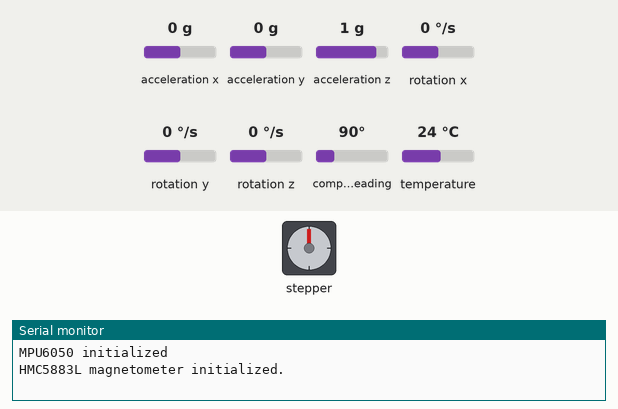
Simulated run of this sketch. Board: Arduino Uno, built with avr-gcc and run on an emulated ATmega328P. Shown: stepper motor, the last lines printed to the serial monitor. Wiring (inferred from the names in the program): MPU-6050 motion sensor at I2C address 0x68. Inputs (shaded band) come from the test bench; at power-on: compass heading 90°, acceleration x 0 g, acceleration y 0 g, acceleration z 1 g, rotation x 0 °/s, rotation y 0 °/s, rotation z 0 °/s, temperature 24 °C. Stepper angles assume 456 steps per turn.

Above: at 0.1 s.
At 8.2 s:
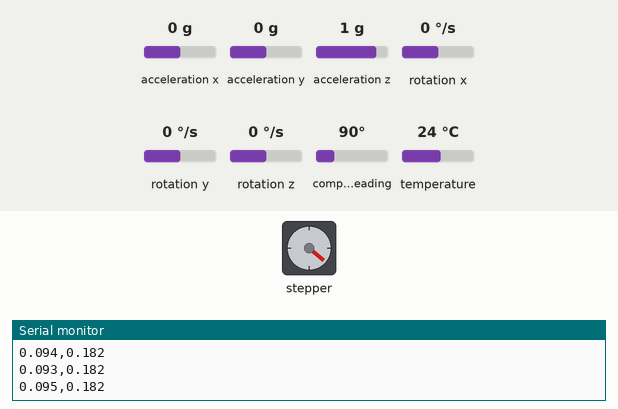
8.3 s: compass heading set to 269°
At 8.45 s:
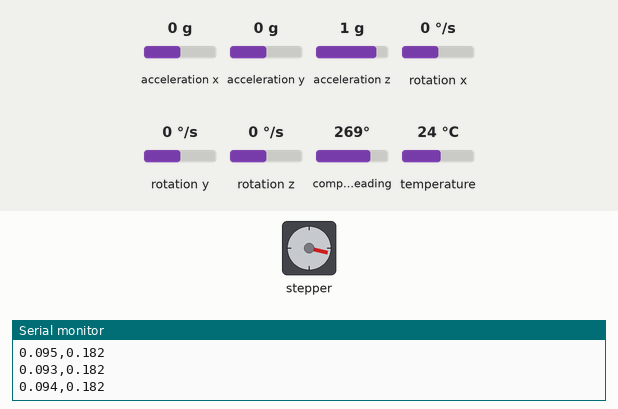
Timing chart, 0 to 25.0 s (numbered marks = the images above; inputs shaded):
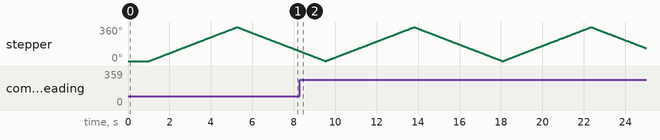

The sketch:

arduino_and_ml_model.ino
```cpp
#include <Wire.h>
#include <Adafruit_MPU6050.h>
#include <Adafruit_Sensor.h>
#include <Adafruit_HMC5883_U.h>
#include <Stepper.h>
#include "nn_weights.h"

// --- MPU6050 Setup ---
Adafruit_MPU6050 mpu;

// --- Magnetometer Setup ---
Adafruit_HMC5883_Unified mag = Adafruit_HMC5883_Unified(12345);

// --- Stepper Setup ---
const int steps_per_revolution = 456;
const float angle_per_step = 360.0 / 2046;  // your gear ratio
const float start_angle = 40.0;
Stepper my_stepper(steps_per_revolution, 8, 10, 9, 11);

unsigned long startTime;
int stepCount = 0;
int steps = 1;

int rpm = 25;
int delay_between_steps;

float prevYaw = 138;
float alpha = 0.985;
unsigned long prevTime = 0;

// --- ML Sliding Window ---
float yawWindow[INPUT_SIZE] = {0};
int yawIndex = 0;
bool windowFull = false;
unsigned long actualStart;

// --- NN Helpers ---
float sigmoid(float x) {
  return 1.0 / (1.0 + exp(-x));
}

float predictDuration(float input[]) {
  float hidden[HIDDEN_SIZE];

  // hidden layer
  for (int i = 0; i < HIDDEN_SIZE; i++) {
    float sum = 0;
    for (int j = 0; j < INPUT_SIZE; j++) {
      sum += W1[i][j] * input[j];
    }
    sum += b1[i];
    hidden[i] = sigmoid(sum);
  }

  // output layer
  float output = 0;
  for (int j = 0; j < HIDDEN_SIZE; j++) {
    output += W2[0][j] * hidden[j];
  }
  output += b2[0];

  return output; // assuming in seconds
}

void setup() {
  Serial.begin(115200);
  while (!Serial);

  Wire.begin();
  Wire.setClock(100000);

  Wire.beginTransmission(0x68);
  Wire.write(0x6B);
  Wire.write(0x00);
  Wire.endTransmission(true);

  if (!mpu.begin(0x68)) {
    Serial.println("MPU6050 init failed");
  } else {
    Serial.println("MPU6050 initialized");
  }

  mpu.setAccelerometerRange(MPU6050_RANGE_2_G);
  mpu.setGyroRange(MPU6050_RANGE_250_DEG);
  mpu.setFilterBandwidth(MPU6050_BAND_21_HZ);

  if (!mag.begin()) {
    Serial.println("HMC5883L magnetometer init failed. Check wiring.");
  } else {
    Serial.println("HMC5883L magnetometer initialized.");
  }

  delay(1000);
  delay_between_steps = 60000 / (rpm * steps_per_revolution);

  // Print header
  Serial.println("Time(ms),Step,Angle,ax,ay,az,gx,gy,gz,magX,magY,magZ,Yaw,Predicted(s)");

  startTime = millis();
  prevTime = startTime;
  actualStart = startTime;
}

void loop() {
  // --- Stepper control ---
  if (stepCount >= steps_per_revolution) steps = -1;
  if (stepCount <= 0) steps = 1;
  my_stepper.step(steps);
  stepCount += steps;

  float currentAngle = start_angle - stepCount * angle_per_step;

  // --- Read sensor data ---
  sensors_event_t a, g, t;
  mpu.getEvent(&a, &g, &t);

  float ax = a.acceleration.x;
  float ay = a.acceleration.y;
  float az = a.acceleration.z;
  float gx = g.gyro.x;
  float gy = g.gyro.y;
  float gz = g.gyro.z;

  sensors_event_t mag_event;
  float mx = 0, my = 0, mz = 0;
  if (mag.getEvent(&mag_event)) {
    mx = mag_event.magnetic.x;
    my = mag_event.magnetic.y;
    mz = mag_event.magnetic.z;
  }

  // --- Time and delta time ---
  unsigned long now = millis();
  float dt = (now - prevTime) / 1000.0;
  if (dt <= 0 || dt > 1.0) dt = 0.01; // safety
  prevTime = now;

  // --- Complementary filter for Yaw ---
  float yaw_mag = atan2(my, mx) * (180.0 / PI);
  if (yaw_mag < 0) yaw_mag += 360;
  float gz_deg = gz * (180.0 / PI);
  float yaw_gyro = prevYaw + gz_deg * dt;
  float yaw = alpha * yaw_gyro + (1 - alpha) * yaw_mag;
  prevYaw = yaw;
  yaw -= 125.0; // correction

  // --- Update yaw window for ML ---
  yawWindow[yawIndex] = yaw;
  yawIndex++;
  if (yawIndex == INPUT_SIZE) {
    yawIndex = 0;
    windowFull = true;
  }

  // --- Print all data ---
  // Serial.print(now - startTime); Serial.print(",");
  // Serial.print(stepCount); Serial.print(",");
  // Serial.print(currentAngle, 6); Serial.print(",");
  // Serial.print(ax, 6); Serial.print(",");
  // Serial.print(ay, 6); Serial.print(",");
  // Serial.print(az, 6); Serial.print(",");
  // Serial.print(gx, 6); Serial.print(",");
  // Serial.print(gy, 6); Serial.print(",");
  // Serial.print(gz, 6); Serial.print(",");
  // Serial.print(mx, 6); Serial.print(",");
  // Serial.print(my, 6); Serial.print(",");
  // Serial.print(mz, 6); Serial.print(",");
  // Serial.print(yaw, 6); Serial.print(",");

  if (windowFull) {
    Serial.print((millis() - actualStart)/1000.0, 3);
    Serial.print(",");
    float pred = predictDuration(yawWindow); // seconds
    Serial.println(pred, 3);
    actualStart = prevTime;
    windowFull = false;
  }

  delay(delay_between_steps);
}
```

nn_weights.h
```cpp
#define INPUT_SIZE 10
#define HIDDEN_SIZE 8
#define OUTPUT_SIZE 1

const float W1[8][10] = {
  {0.008801f, 0.008957f, -0.002512f, -0.007705f, -0.009007f, 0.013244f, -0.018340f, 0.005690f, 0.016787f, -0.011962f},
  {0.002053f, -0.000848f, -0.000338f, -0.000322f, 0.000433f, 0.000153f, 0.000536f, 0.000261f, -0.000141f, 0.000518f},
  {-0.000000f, 0.000000f, -0.000000f, 0.000000f, -0.000000f, 0.000000f, 0.000000f, -0.000000f, -0.000000f, -0.000000f},
  {-0.002454f, -0.000168f, 0.000482f, 0.000127f, -0.002164f, 0.003997f, -0.002520f, -0.004449f, 0.001870f, 0.005752f},
  {0.053418f, 0.090108f, 0.003590f, -0.018246f, 0.011870f, 0.063376f, 0.047108f, -0.084025f, 0.011871f, 0.004297f},
  {-0.000000f, 0.000000f, -0.000000f, 0.000000f, -0.000000f, -0.000000f, -0.000000f, -0.000000f, 0.000000f, 0.000000f},
  {0.135982f, -0.163326f, 0.096683f, 0.049552f, -0.023923f, 0.077747f, 0.142950f, -0.096084f, 0.001776f, -0.042512f},
  {-0.000000f, -0.000000f, -0.000000f, 0.000000f, -0.000000f, 0.000000f, -0.000000f, 0.000000f, 0.000000f, -0.000000f}
};

const float b1[8] = {-0.002249f, 0.008721f, -0.005491f, -0.000042f, 0.000409f, -0.042309f, -0.000345f, -0.070233f};

const float W2[1][8] = {
  {0.003362f, -0.000583f, -0.000000f, -0.000265f, 0.133326f, 0.000000f, -0.161355f, 0.000000f}
};

const float b2[1] = {0.181140f};
```
